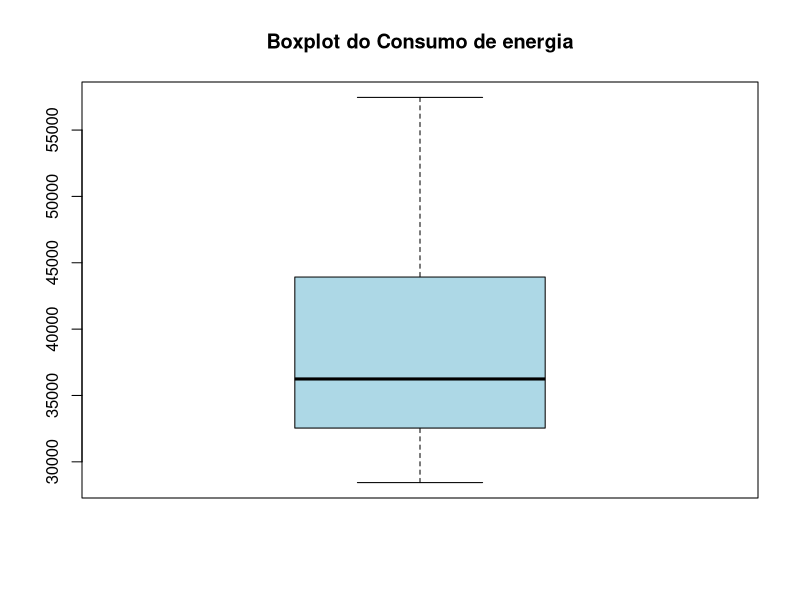
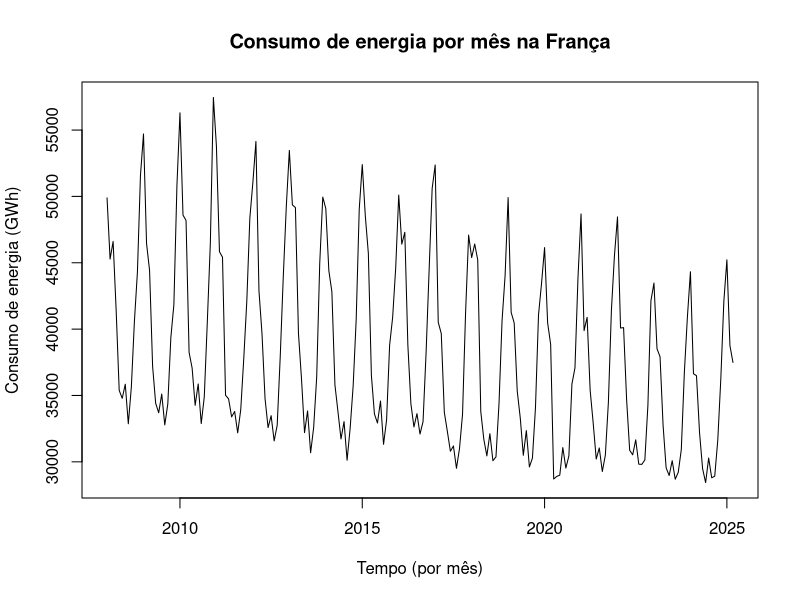
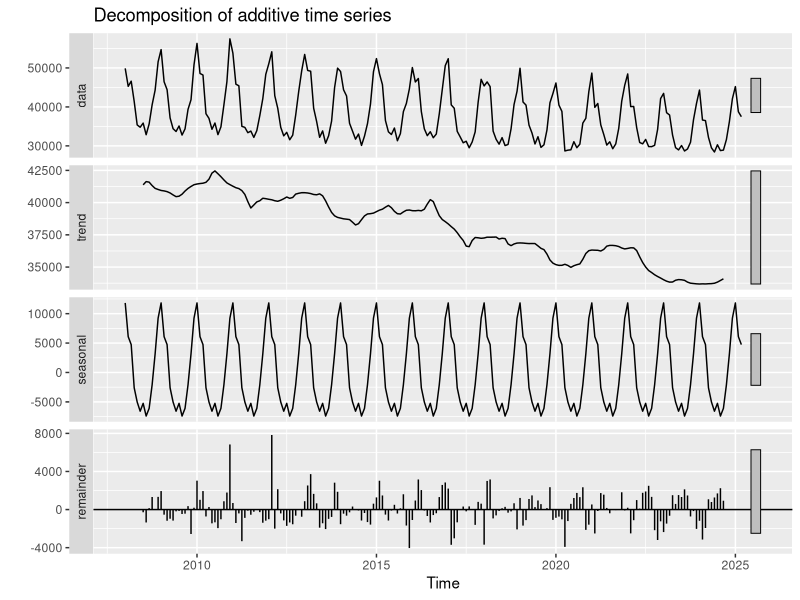
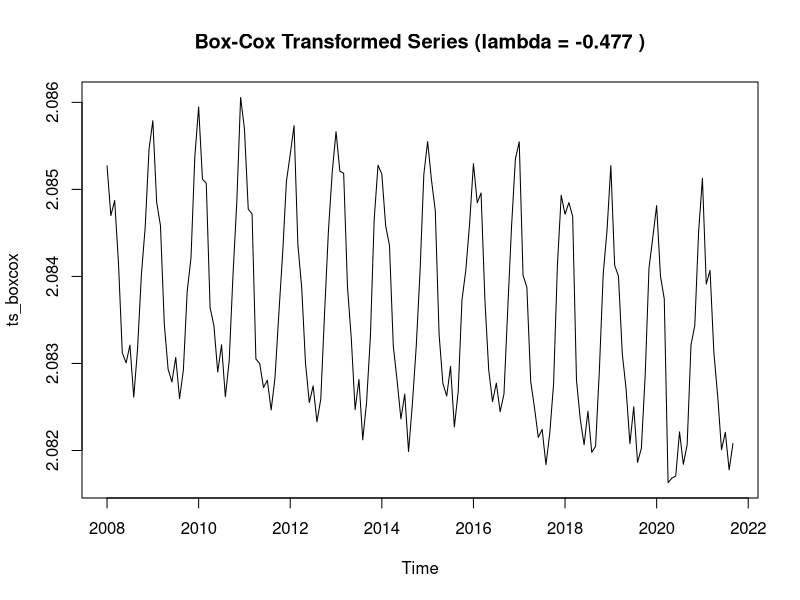
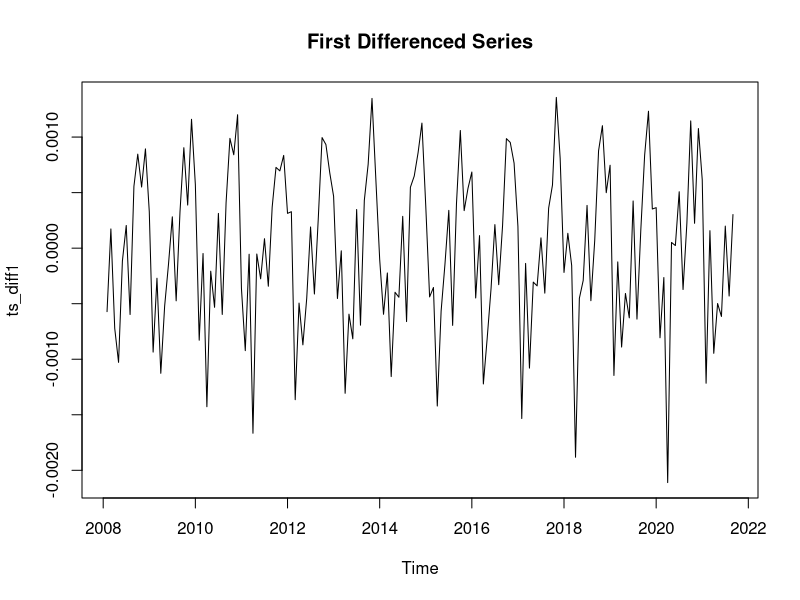
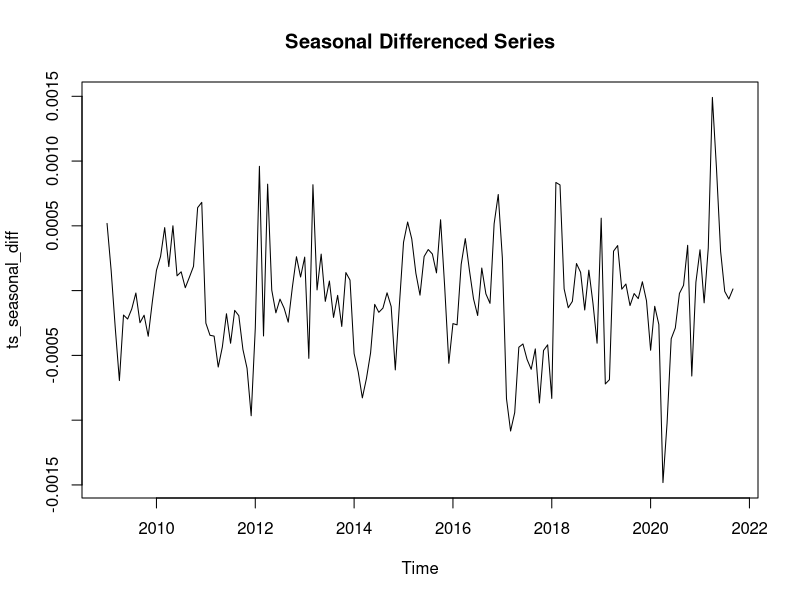
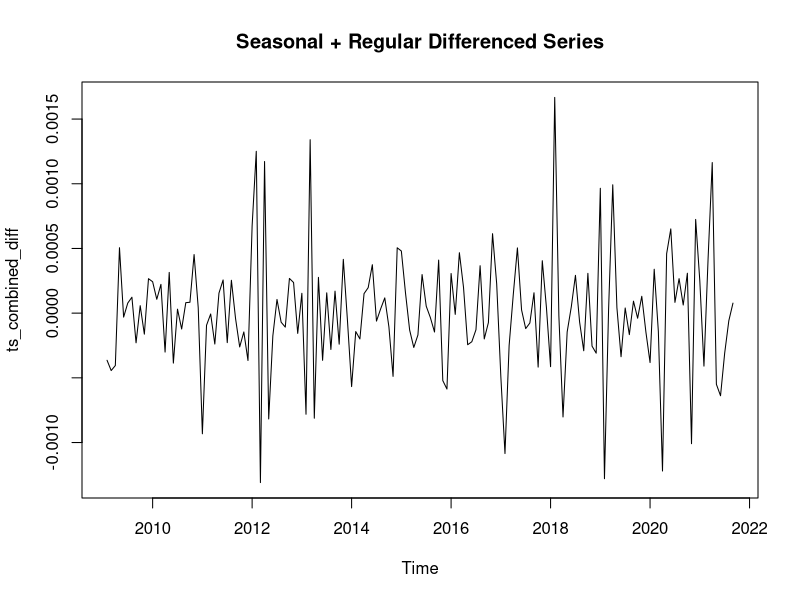
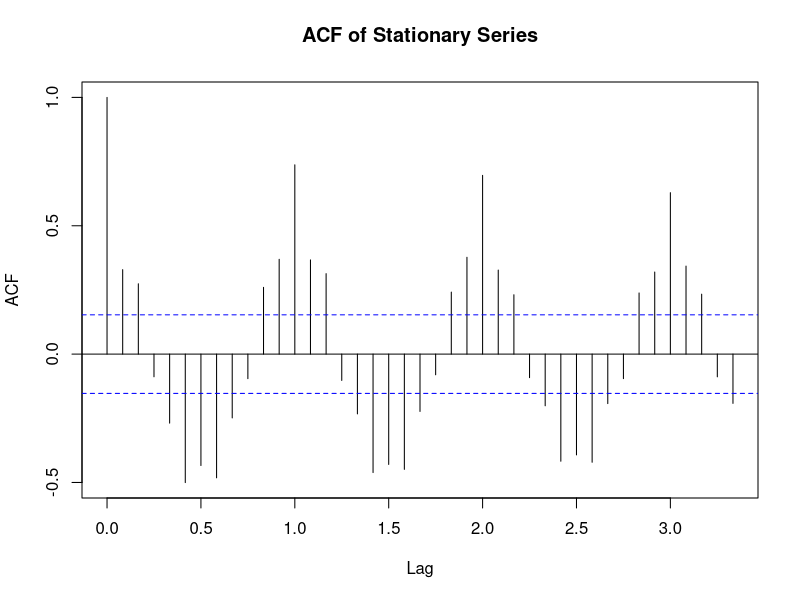

Generate these figures, in order, with R:
## ---- chunk 1


library(dplyr)
library(forecast)
library(urca)
library(lmtest)
library(tseries)



dados <- read.csv("data/data2.csv")
names(dados)
head(dados)
## ---- chunk 2
dados$OBS_VALUE <- as.numeric(gsub(",", ".", dados$OBS_VALUE))
boxplot(dados$OBS_VALUE, main = "Boxplot do Consumo de energia", col = "lightblue")
## ---- chunk 3
library(forecast)

ts_data <- ts(dados$OBS_VALUE, start = c(2008, 1), frequency = 12)

plot(ts_data,
     ylab = "Consumo de energia (GWh)",
     xlab = "Tempo (por mês)",
     main = "Consumo de energia por mês na França")

decomposed <- decompose(ts_data)
autoplot(decomposed)
## ---- chunk 4

summary(ts_data)
length(ts_data)
sum(is.na(ts_data))

## ---- chunk 5

# 2.5 Split data into training and test sets
# 80% for training, 20% for testing
n <- length(ts_data)
train_size <- floor(0.8 * n)
ts_train <- window(ts_data, end = time(ts_data)[train_size])
ts_test <- window(ts_data, start = time(ts_data)[train_size + 1])

cat("Training set length:", length(ts_train), "\n")
cat("Test set length:", length(ts_test), "\n")

## ---- chunk 6
 #3.1 Augmented Dickey-Fuller test for stationarity
adf_original <- adf.test(ts_train)
print(adf_original)

# 3.2 KPSS test for stationarity
kpss_original <- kpss.test(ts_train)
print(kpss_original)

# 3.3 Box-Cox transformation analysis
lambda <- BoxCox.lambda(ts_train)
cat("Optimal lambda for Box-Cox transformation:", lambda, "\n")

# Apply Box-Cox transformation if needed
if (abs(lambda) > 0.1) {
  ts_boxcox <- BoxCox(ts_train, lambda)
  plot(ts_boxcox, main = paste("Box-Cox Transformed Series (lambda =", round(lambda, 3), ")"))
} else {
  ts_boxcox <- log(ts_train)
  plot(ts_boxcox, main = "Log Transformed Series")
}

# 3.4 Check stationarity after transformation
adf_transformed <- adf.test(ts_boxcox)
print(adf_transformed)

## ---- chunk 7
ts_diff1 <- diff(ts_boxcox, differences = 1)
plot(ts_diff1, main = "First Differenced Series")

# Test stationarity after first differencing
adf_diff1 <- adf.test(ts_diff1)
print(adf_diff1)

## ---- chunk 8
if (frequency(ts_train) > 1) {
  ts_seasonal_diff <- diff(ts_boxcox, lag = frequency(ts_train))
  plot(ts_seasonal_diff, main = "Seasonal Differenced Series")
  
  # Combined differencing
  ts_combined_diff <- diff(diff(ts_boxcox, lag = frequency(ts_train)), differences = 1)
  plot(ts_combined_diff, main = "Seasonal + Regular Differenced Series")
  
  # Test stationarity
  adf_combined <- adf.test(ts_combined_diff)
  print(adf_combined)
}
## ---- chunk 9
final_series <- ts_diff1  # Adjust based on your stationarity tests

acf(final_series, lag.max = 40, main = "ACF of Stationary Series")
pacf(final_series, lag.max = 40, main = "PACF of Stationary Series")

# For original series comparison
acf(ts_train, lag.max = 40, main = "ACF of Original Series")
pacf(ts_train, lag.max = 40, main = "PACF of Original Series")
## ---- chunk 10

auto_arima <- auto.arima(ts_train, seasonal = TRUE, stepwise = FALSE, approximation = FALSE)
print(auto_arima)

checkresiduals(auto_arima)
## ---- chunk 11

# 6.1 Fit the ARIMA model
fit_arima <- Arima(ts_train, order = c(1, 1, 1), seasonal = c(1, 1, 1))
summary(fit_arima)
## ---- chunk 12
# 6.2 Forecasting
forecast_horizon <- length(ts_test)
forecast_arima <- forecast(fit_arima, h = forecast_horizon)
plot(forecast_arima, main = "ARIMA Forecast", ylab = "Consumo de energia (GWh)", xlab = "Tempo (por mês)")
## ---- chunk 13
# 6.3 Accuracy metrics
accuracy_metrics <- accuracy(forecast_arima, ts_test)
print(accuracy_metrics)

